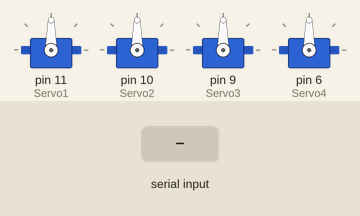
Recording of a sketch running on a simulated Arduino Uno, built with avr-gcc and run on an emulated ATmega328P. On the bench: 4 × servo. The inputs (shaded band) are chosen by the test bench.

Above: at 1.2 s.
1.3 s: "0" received over Serial
At 2.0 s:
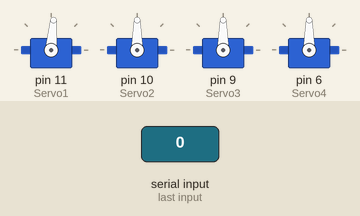
3.0 s: "2" received over Serial
At 4.4 s:
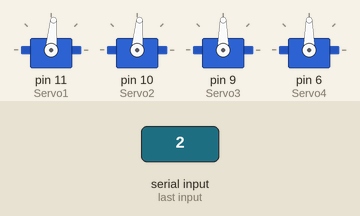
Timing chart, 0 to 6.0 s (numbered marks = the images above; inputs shaded):
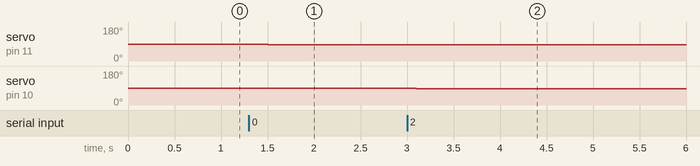

The sketch:

pruebabluetooth.ino
```cpp
#include <Servo.h>

Servo Servo1;
Servo Servo2;
Servo Servo3;
Servo Servo4;

char Estado;
int grado1=90;
int grado2=90;
int grado3=90;
int grado4=90;


void setup() {
Serial.begin(9600);
Servo1.attach(11);
Servo2.attach(10);
Servo3.attach(9);
Servo4.attach(6);
Servo1.write(grado1);
Servo2.write(grado2);
Servo3.write(grado3);
Servo4.write(grado4);

}

void loop() {
  if(Serial.available()>0){
    Estado = Serial.read();
  }
  delay(100);
  switch (Estado)
  {
  case '0':
    grado1-=5;
        if(grado1 < 0)
        grado1 = 0;
    Servo1.write(grado1);
    Estado='Q';
    break;
  case '1':
    grado1+=5;
       if(grado1>180)
        grado1 = 180;
    Servo1.write(grado1);
     Estado='Q';
  break;

  case '2':
    grado2-=5;
       if(grado2<0)
        grado2 = 0;
    Servo2.write(grado2);
     Estado='Q';
  break;
  case '3':
    grado2+=5;
       if(grado2>180)
        grado2 = 180;
    Servo2.write(grado2);
     Estado='Q';
  break;

  case '4':
    grado3-=5;
       if(grado3<0)
        grado3 = 0;
    Servo3.write(grado3);
     Estado='Q';
  break;
   case '5':
    grado3+=5;
       if(grado3 < 0)
        grado3 = 0;
    Servo3.write(grado3);
     Estado='Q';
    break;

  case '6':
    grado4-=5;
       if(grado4<0)
        grado4 = 0;
    Servo4.write(grado4);
     Estado='Q';
  break;
  case '7':
    grado4+=5;
       if(grado4>180)
        grado4 = 180;
    Servo4.write(grado4);
    Estado='Q';
  break;
  default:
  break;
  }

}
```

Measured:
- after the input at 1.3 s, servo on pin 11 (Servo1): 90° → 85° after 0.20 s
- after the input at 3.0 s, servo on pin 10 (Servo2): 90° → 85° after 0.10 s
